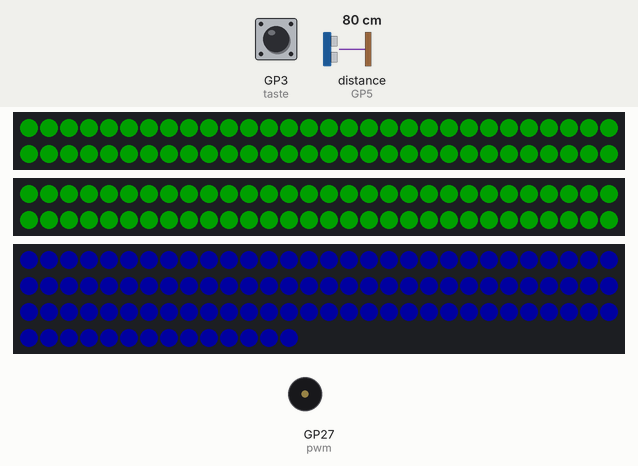
This program was run on a simulated Raspberry Pi Pico running CircuitPython. Parts: 2 × 60 RGB LEDs in strip order, left to right, continuing on the next row, 104 RGB LEDs in strip order, left to right, continuing on the next row, buzzer (waves = sounding). The inputs (shaded band) are chosen by the test bench; at power-on: distance to the obstacle (sensor on GP5) 80 cm, GP3 (taste) LOW. Dim RGB values are drawn brighter than linear; random numbers come from a fixed seed.

Above: at 0.2 s.
1.8 s: distance to the obstacle (sensor on GP5) set to 14 cm
3.3 s: distance to the obstacle (sensor on GP5) set to 11 cm
At 3.5 s:
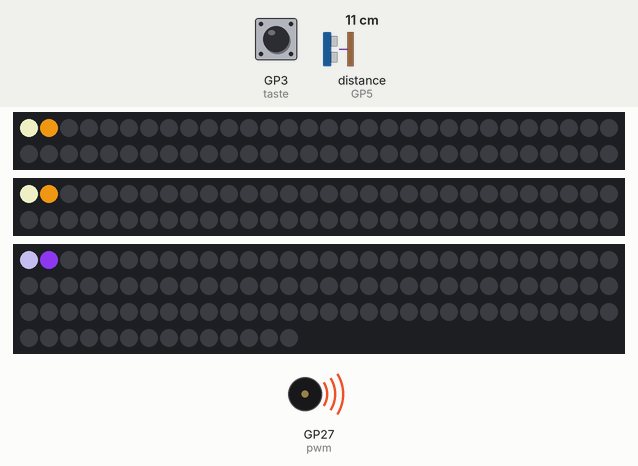
At 4.11 s:
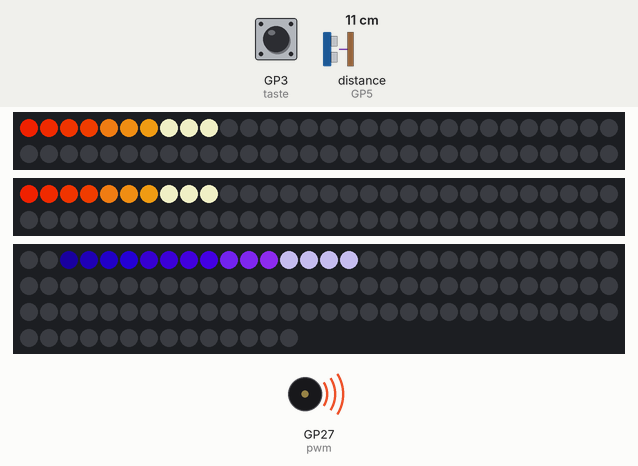
5.7 s: GP3 (taste) pulled HIGH for 0.15 s
6.4 s: GP3 (taste) pulled HIGH for 1 s
At 6.55 s:
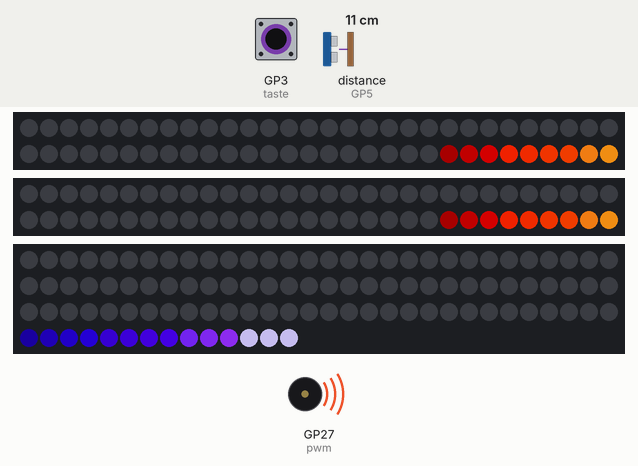
Timing chart, 0 to 9.0 s (numbered marks = the images above; inputs shaded):
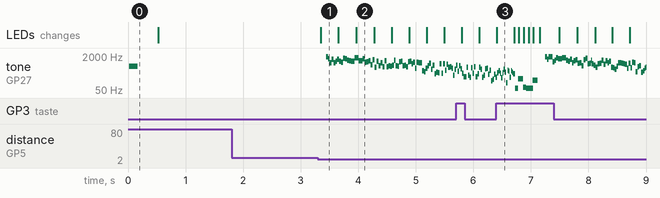

Measured:
- the behaviour switches between 13 and 12 cm on distance to the obstacle (sensor on GP5) (found by bisection; images 0 and 1)
- after the input at 1.8 s, every drawn part: stays the same
- after the input at 3.3 s, tone on GP27 (pwm): plays 1870 Hz for 0.04 s, 1495 Hz for 0.03 s, 983 Hz for 0.03 s, 1396 Hz for 0.03 s, 945 Hz for 0.03 s, 1116 Hz for 0.03 s … (71 notes in this stretch), starting after 0.14 s; the LEDs: change after 0.05 s (image 1)

The program:

code.py
```python
# Board 6 - Teilnehmer-Board, zwei LED-Streifen
#   Grove 2 (GP3)       = Grove Button
#   Grove 3 (GP5)       = Ultraschall Grove Ranger
#   Grove 4 (GP17/GP16) = Streifen 1, Feuerball (orange-weiss)
#   Grove 5 (GP26)      = Streifen 2, Blitz (lila-blau)
#   Grove 6 (GP27)      = Grove Buzzer
# Knopfdruck ODER Kugel vor dem Ultraschall -> beide Streifen schiessen gleichzeitig los.
# Sie sind unterschiedlich lang, laufen aber synchron und kommen zusammen an.

import board, digitalio, neopixel, pwmio, random, time

N1 = 60                    # LEDs Streifen 1 an Grove 4
N2 = 104                   # LEDs Streifen 2 an Grove 5 (nachzaehlen!)
HELL = 0.8                 # beide Streifen zusammen, daher etwas unter Vollgas
SCHWEIF1 = 12              # Flammenschweif
SCHWEIF2 = 14              # Blitzschweif, laenger weil der Streifen laenger ist
SCHRITTE = 110             # Bilder pro Schuss; mehr = langsamer und weicher
START_TEMPO = 0.020        # Sekunden pro Bild am Anfang
END_TEMPO = 0.007          # Sekunden pro Bild am Ende (beschleunigt)
MAX_WARTEND = 3            # so viele Ausloeser werden hoechstens gemerkt
SCHWELLE_CM = 12.0         # alles naeher als 12 cm zaehlt als Kugel
MESSPAUSE = 0.15           # Sekunden zwischen zwei Ultraschall-Messungen
TON_START = 1500           # Hz beim Abschuss
TON_ENDE = 260             # Hz kurz vor dem Einschlag
LAUT = 32768               # 32768 = volle Lautstaerke, kleiner = leiser

# Streifen 1 wird auf beiden moeglichen Pins getrieben, Streifen 2 nur auf GP26
s1a = neopixel.NeoPixel(board.GP17, N1, brightness=HELL, auto_write=False)
s1b = neopixel.NeoPixel(board.GP16, N1, brightness=HELL, auto_write=False)
s2 = neopixel.NeoPixel(board.GP26, N2, brightness=HELL, auto_write=False)

taste = digitalio.DigitalInOut(board.GP3)      # Grove Button an Grove 2
taste.switch_to_input(pull=digitalio.Pull.DOWN)   # Modul liefert HIGH bei Druck

sig = digitalio.DigitalInOut(board.GP5)        # Ultraschall an Grove 3, einmal anlegen
sig.switch_to_input(pull=digitalio.Pull.DOWN)

pwm = pwmio.PWMOut(board.GP27, frequency=880, duty_cycle=0, variable_frequency=True)

wartend = 0                # gemerkte Ausloeser
gedrueckt = False          # Knopfzustand beim letzten Blick

def knopf_pruefen():       # zaehlt jeden neuen Druck, auch waehrend der Animation
    global wartend, gedrueckt
    jetzt = taste.value
    if jetzt and not gedrueckt:
        wartend = min(wartend + 1, MAX_WARTEND)
    gedrueckt = jetzt

# ---------------- Ultraschall ----------------
def abstand_cm(limit=30_000_000):
    sig.switch_to_output(False)
    time.sleep(0.000005)
    sig.value = True
    time.sleep(0.00002)                        # 20 us Trigger
    sig.value = False
    sig.switch_to_input(pull=digitalio.Pull.DOWN)
    t = time.monotonic_ns()
    while not sig.value:
        if time.monotonic_ns() - t > limit: return None
    t = time.monotonic_ns()
    while sig.value:
        if time.monotonic_ns() - t > limit: return None
    return (time.monotonic_ns() - t) / 1000 / 58

def messen():
    try:
        return abstand_cm()
    except Exception:
        return None

# ---------------- Ton ----------------
def ton(f, laut):
    pwm.frequency = max(60, min(20000, int(f))); pwm.duty_cycle = int(laut)

def still():
    pwm.duty_cycle = 0

def rauschen(basis, laut, dauer, breite=0.7):
    """Wartezeit in kurze Stuecke zerhacken, jedes mit anderer Tonhoehe = Fauchen."""
    ende = time.monotonic() + dauer
    while time.monotonic() < ende:
        ton(basis * (1 - breite + random.random() * breite * 2), laut)
        time.sleep(0.004)

# ---------------- Licht ----------------
def setze1(i, c):
    s1a[i] = c; s1b[i] = c

def loesche():
    s1a.fill(0); s1b.fill(0); s2.fill(0)

def zeige():
    s1a.show(); s1b.show(); s2.show()

def flamme(h):                                 # Streifen 1: weissgluehend -> Asche
    if h > 0.85: return (255, 255, 210)
    if h > 0.60: return (255, int(200 * h), 20)
    if h > 0.30: return (255, int(110 * h), 0)
    return (int(255 * h * 2.5), 0, 0)

def blitz(h):                                  # Streifen 2: weissblau -> lila -> tiefblau
    if h > 0.85: return (210, 200, 255)
    if h > 0.60: return (int(190 * h), int(60 * h), 255)
    if h > 0.30: return (int(110 * h), 0, int(255 * h + 60))
    return (int(40 * h * 2.5), 0, int(255 * h * 2.2))

def schuss():
    # 1. Zuendung: beide Streifen gluehen am Start auf
    loesche()
    setze1(0, (255, 255, 210))
    if N1 > 1: setze1(1, (255, 160, 20))
    s2[0] = (210, 200, 255)
    if N2 > 1: s2[1] = (150, 60, 255)
    zeige()
    for i in range(14):
        ton(180 + i * 130, LAUT)
        time.sleep(0.007)

    # 2. Flug: ein Takt fuer beide Streifen, jeder rechnet seine Position selbst aus
    for f in range(SCHRITTE + 1):
        frac = f / SCHRITTE
        loesche()
        kopf1 = int(frac * (N1 + SCHWEIF1))
        for k in range(SCHWEIF1 + 1):
            i = kopf1 - k
            if 0 <= i < N1:
                setze1(i, flamme(1.0 if k == 0 else (SCHWEIF1 - k + 1) / SCHWEIF1))
        kopf2 = int(frac * (N2 + SCHWEIF2))
        for k in range(SCHWEIF2 + 1):
            i = kopf2 - k
            if 0 <= i < N2:
                s2[i] = blitz(1.0 if k == 0 else (SCHWEIF2 - k + 1) / SCHWEIF2)
        zeige()
        knopf_pruefen()
        basis = TON_START * (TON_ENDE / TON_START) ** frac
        rauschen(basis, LAUT * (1 - 0.55 * frac),
                 START_TEMPO + (END_TEMPO - START_TEMPO) * frac,
                 breite=0.35 + 0.4 * frac)

    # 3. Einschlag: beide Enden gluehen aus, tiefes Grollen
    for c1, c2, l in (((255, 230, 180), (220, 210, 255), 1.0),
                      ((255, 140, 0), (150, 70, 255), 0.85),
                      ((200, 50, 0), (90, 20, 200), 0.6),
                      ((90, 15, 0), (40, 0, 110), 0.35),
                      ((30, 0, 0), (12, 0, 40), 0.15)):
        loesche()
        setze1(N1 - 1, c1)
        if N1 > 1: setze1(N1 - 2, c1)
        s2[N2 - 1] = c2
        if N2 > 1: s2[N2 - 2] = c2
        zeige()
        knopf_pruefen()
        rauschen(95, LAUT * l, 0.07, breite=0.85)
    still()
    loesche(); zeige()

# ---------------- Start ----------------
loesche()
for i in range(N1): setze1(i, (0, 40, 0))      # Selbsttest Streifen 1: gruen
for i in range(N2): s2[i] = (0, 0, 40)         # Selbsttest Streifen 2: blau
zeige(); ton(660, LAUT); time.sleep(0.15); still()
time.sleep(0.35)
loesche(); zeige()
gedrueckt = taste.value                        # Startzustand merken, kein Fehlstart
naechste_messung = time.monotonic()

while True:
    knopf_pruefen()                            # Knopf an Grove 2

    if time.monotonic() >= naechste_messung:   # Ultraschall an Grove 3
        naechste_messung = time.monotonic() + MESSPAUSE
        d = messen()
        if d is not None and d < SCHWELLE_CM:  # Kugel im Kegel
            wartend = min(wartend + 1, MAX_WARTEND)
            naechste_messung = time.monotonic() + 0.5

    if wartend > 0:
        wartend -= 1
        schuss()
        naechste_messung = time.monotonic() + 0.5   # nach dem Flug kurz nicht messen

    time.sleep(0.01)
```
